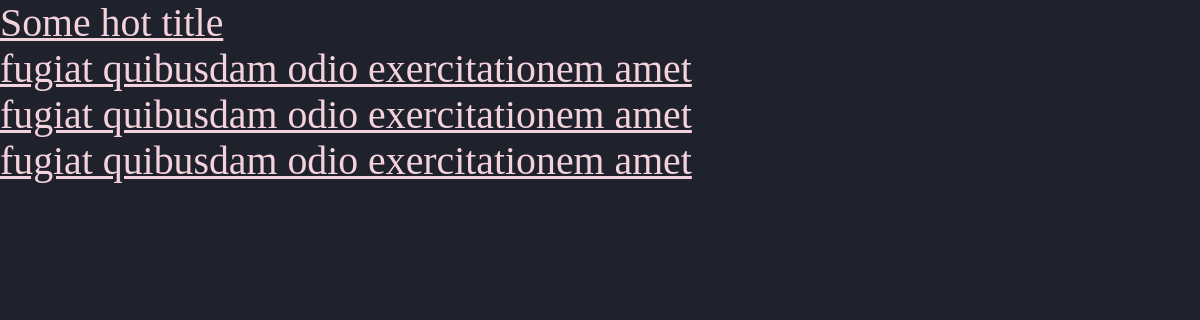
Page /all_headers/2 on the earlier database version.
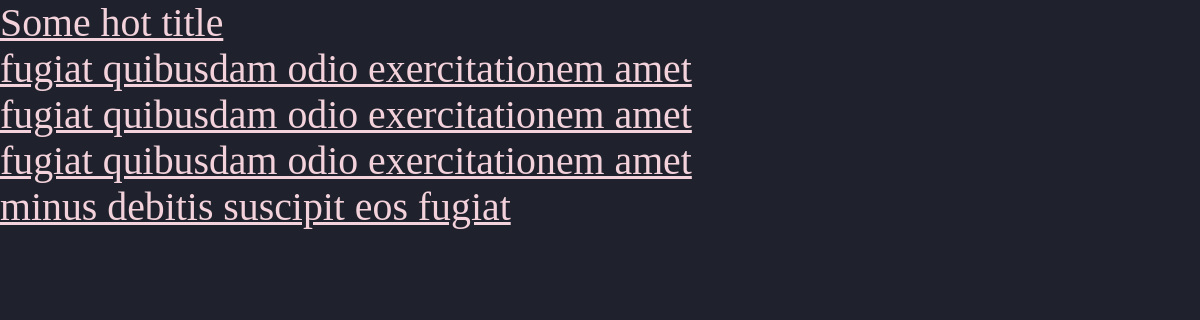
Same page on the later database version.
### blog_models/models.py (models this page shows, shortened)
class Article(Model):
    title = CharField(max_length=200, default=lorem_ipsum.words(count=5, common=False))
    content = TextField(default=lorem_ipsum.words(count=20, common=False))
    publication_date = DateField(default=(datetime.now()
                                          - timedelta(weeks=4 * choice(range(5, 95))))
                                 .date()
                                 .strftime("%Y-%m-%d"))
    author = ForeignKey(Author, on_delete=CASCADE)
    tags = CharField(max_length=100, default=lorem_ipsum.words(count=3, common=False))
    views = IntegerField(default=0)
    isPublished = BooleanField(default=True)

### blog_models/views.py (the view)
# urls.py: path('all_headers/<int:author_id>', views.GetArticleHeaders.as_view(), name='headers_by_id'),
class GetArticleHeaders(TemplateView):
    template_name = "blog_models/all_headers.html"
    def get_context_data(self, **kwargs):
        aid = kwargs['author_id']
        context = super().get_context_data(**kwargs)
        context['title'] = f'Get all article titles of {Author.objects.filter(id=aid).first().full_name}'
        context['articles'] = Article.objects.filter(author_id__exact=aid)
        return context

### blog_models/templates/blog_models/all_headers.html (shortened to what this page needs)
{% extends 'base.html' %}
{% block content %}
<ol>
{% for art in articles %}
<li>{% if art.isPublished %}
<a href ={% url 'get_article' art.pk %}>{{ art.title }}</a>
{% else %}
{{ art.title }} {% endif %} {% endfor %}</li></ol>
{% endblock %}

Differences in the rows shown:
added Article: title "minus debitis suscipit eos fugiat"
